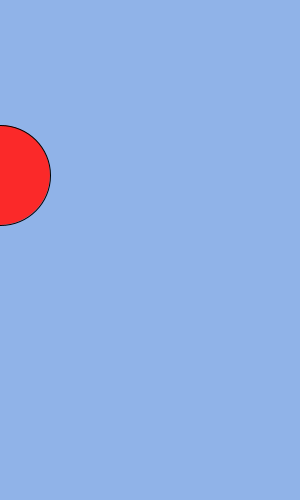
Frame 1 (no input)
Frame 60 (the mouse pressed at the canvas centre just before this capture): identical to frame 1, image omitted
Frame 120 (the mouse held since frame 60 and released just before this capture): identical to frame 1, image omitted

The Processing sketch that drew this single still picture (run headless with seeded random() and noise(); from frame 60 on, the mouse is pressed at the canvas centre):

// Processing sketch: sketch_260402a
// ── sketch_260402a.pde
void setup()
{
   size(300,500);
}

float x = 0;

void draw()
{
  background(144,179,232);
  fill(251,41,41);
  ellipse(x,175,100,100);
    if(key == 'a')
  {
    x = x - 5;
  }
  if(key == 'd')
  {
    x = x + 5;
  }
  key = '\0';
}
